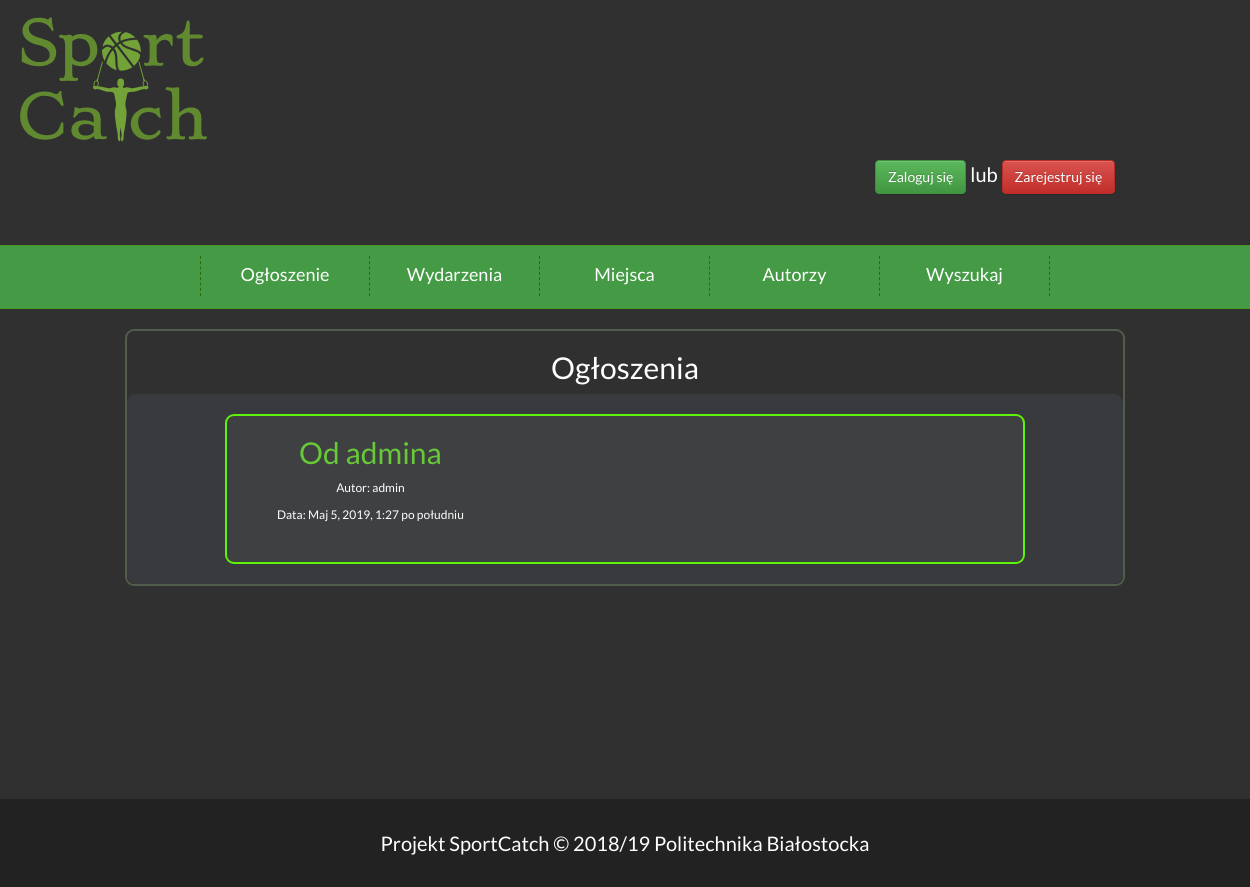
Before: /events/adv_list with the older database file.
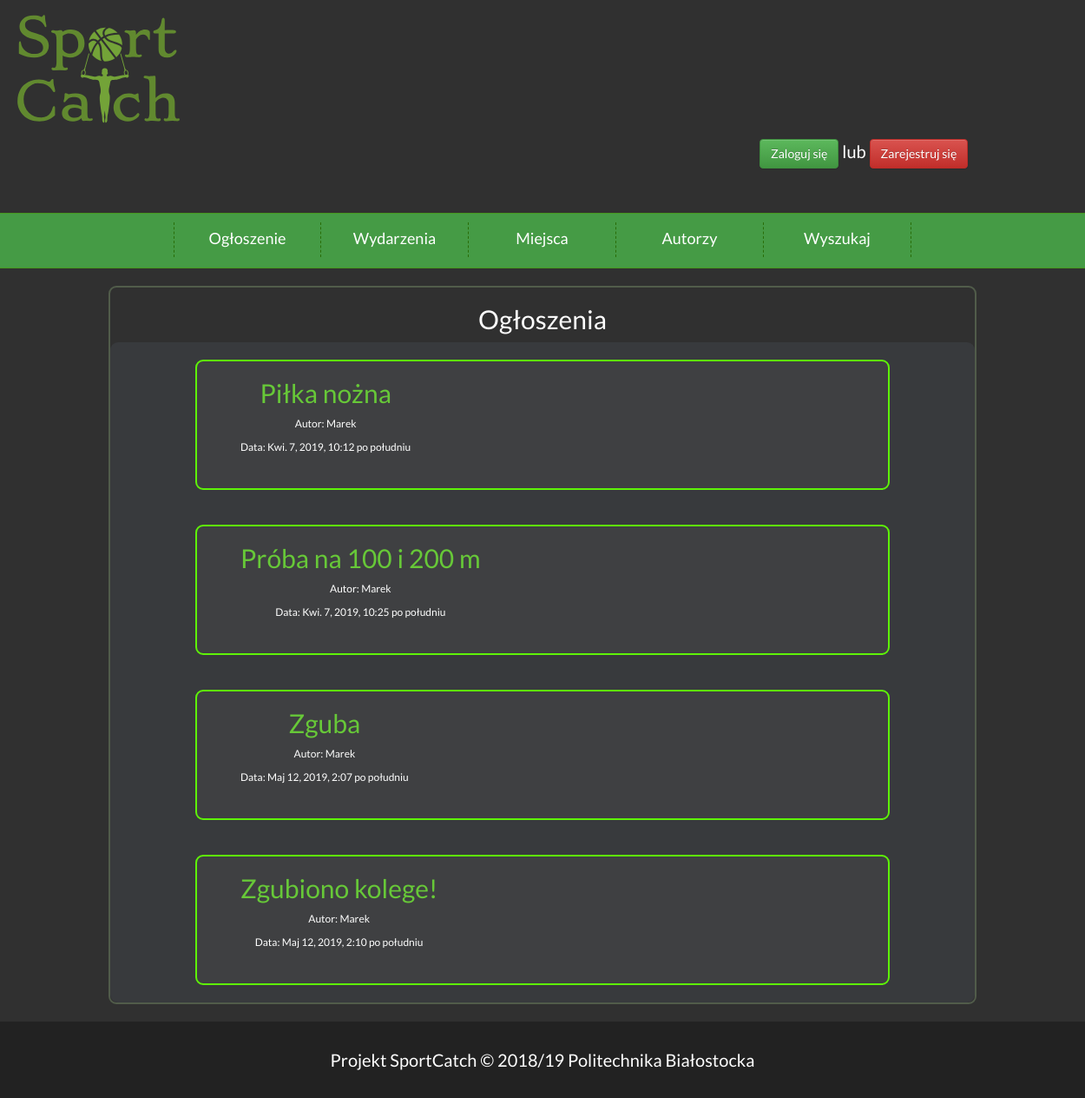
After: the same page with the newer database file.
### event/models.py (models this page shows, shortened)
class ogloszenie(models.Model):
    autor= models.ForeignKey(User,on_delete=models.CASCADE)
    tytul=models.CharField(max_length=20)
    data=models.DateTimeField(auto_now=True)
    zdjecie = models.ImageField(upload_to='ogloszenie/', blank=True, default='ogloszenie/Default.jpg')
    opis=models.TextField()

### event/views.py (the view)
# urls.py: path("events/adv_list", views.AdvList, name='advlist'),
def AdvList(request):
    user = Profile.objects.all()
    if request.user.is_authenticated:
        try:
            user = Profile.objects.get(user=request.user)
        except Profile.DoesNotExist:
            user = None
    lista = ogloszenie.objects.all()
    return render(request, 'event/adv_list.html', {'lista': lista, 'user': user})

### event/templates/event/adv_list.html (shortened to what this page needs)
{% extends 'Base.html' %}
{% block content %}
<div class="wydarzenia">
<h2>Ogłoszenia</h2>
<div class="Elementy_wydarzen">
{% for adv in lista %}
<div class="Obramowanie">
    <div class="Text">
    <h2><a href="{%url 'adv_detail' pk=adv.pk%}">{{adv.tytul}}</a></h2>
    <p>Autor: {{adv.autor}}</p>
    <p>Data: {{adv.data}}</p>
    </div>
</div>
{%endfor%}
</div>
</div>
{% endblock %}

Changed rows visible on the page:
added ogloszenie: tytul "Piłka nożna", autor "Marek", data "Kwi. 7, 2019, 10:12 po południu"
changed ogloszenie: tytul "Od admina" → "Próba na 100 i 200 m"; autor "admin" → "Marek"; data "Maj 5, 2019, 1:27 po południu" → "Kwi. 7, 2019, 10:25 po południu"
added ogloszenie: tytul "Zguba", autor "Marek", data "Maj 12, 2019, 2:07 po południu"
added ogloszenie: tytul "Zgubiono kolege!", autor "Marek", data "Maj 12, 2019, 2:10 po południu"
